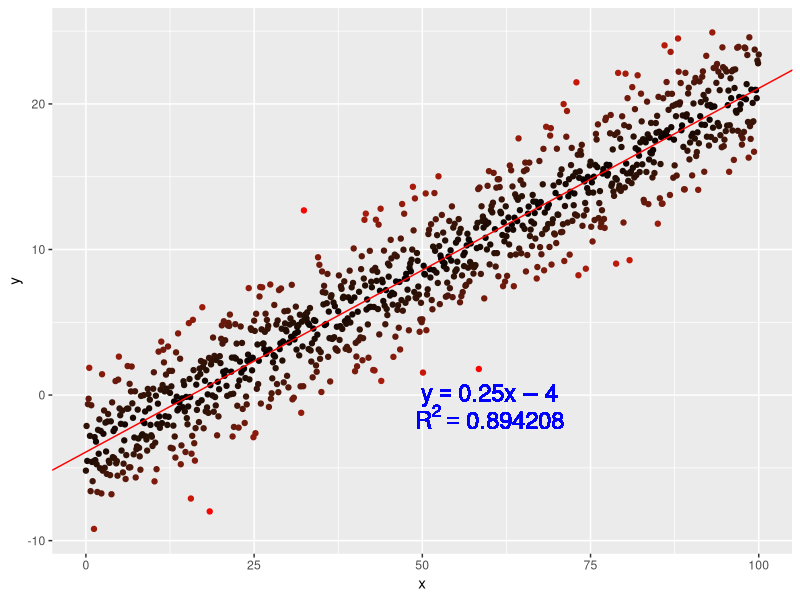

R code for this plot:
#Language: R
#Auther: Cong Liu (cong.liu20@imperial.ac.uk)
#Script: plotLin.R
#Work Path: CMEECourseWork/Week3
#Dependency: ggplot2
#Input:
#Function: Plot linear regression data
#Output: Results/MyLinReg.pdf
#Usage: Rscript plotLin.R
#Date: Oct, 2020

library(ggplot2)

x <- seq(0, 100, by = 0.1)
y <- -4. + 0.25 * x +
  rnorm(length(x), mean = 0., sd = 2.5)

# and put them in a dataframe
my_data <- data.frame(x = x, y = y)

# perform a linear regression
my_lm <- summary(lm(y ~ x, data = my_data))

pdf("Results/MyLinReg.pdf")
# plot the data
p <-  ggplot(my_data, aes(x = x, y = y,
                          colour = abs(my_lm$residual))
) +
  geom_point() +
  scale_colour_gradient(low = "black", high = "red") +
  theme(legend.position = "none")

# add the regression line
p <- p + geom_abline(
  intercept = my_lm$coefficients[1][1],
  slope = my_lm$coefficients[2][1],
  colour = "red")
# throw some math on the plot
p <- p + geom_text(aes(x = 60, y = 0,
                       label = "y==0.25*x-4"), 
                   parse = TRUE, size = 6, 
                   colour = "blue")
lab = paste("R^2==", my_lm$adj.r.squared, sep = "")
p <- p + geom_text(aes(x = 60, y = -1.5,
                       label = lab),
                   parse = T, size = 6,
                   colour = "blue")
p
dev.off()

